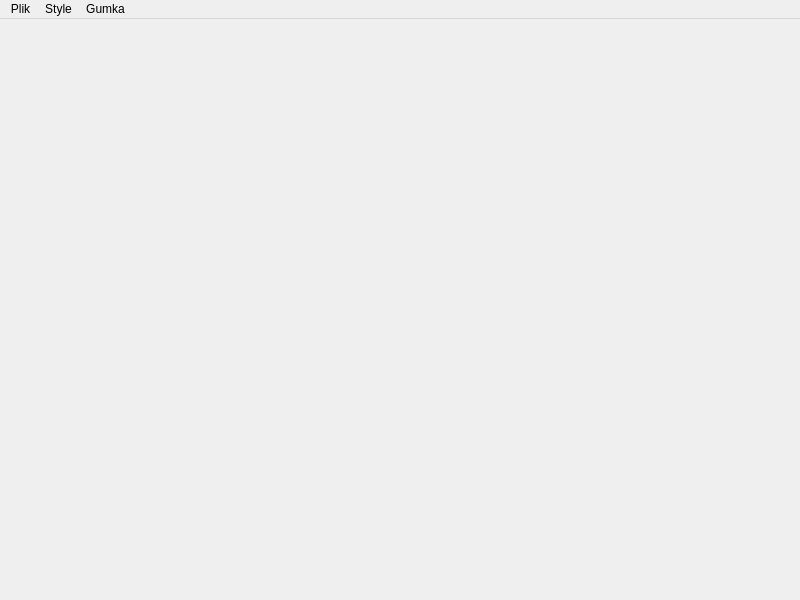
<?xml version="1.0" encoding="UTF-8"?>
<ui version="4.0">
 <class>rysuj2</class>
 <widget class="QMainWindow" name="rysuj2">
  <property name="geometry">
   <rect>
    <x>0</x>
    <y>0</y>
    <width>800</width>
    <height>600</height>
   </rect>
  </property>
  <property name="windowTitle">
   <string>MainWindow</string>
  </property>
  <property name="styleSheet">
   <string notr="true"/>
  </property>
  <widget class="QWidget" name="centralwidget"/>
  <widget class="QMenuBar" name="menubar">
   <property name="geometry">
    <rect>
     <x>0</x>
     <y>0</y>
     <width>800</width>
     <height>21</height>
    </rect>
   </property>
   <widget class="QMenu" name="menuStyle">
    <property name="title">
     <string>Style</string>
    </property>
    <addaction name="actionRozmiar"/>
    <addaction name="actionColor"/>
   </widget>
   <widget class="QMenu" name="menuArchiwum">
    <property name="title">
     <string>Plik</string>
    </property>
    <addaction name="actionzapiszprojekt"/>
    <addaction name="actionOtworz_projekt"/>
    <addaction name="actionZamkniecie"/>
   </widget>
   <widget class="QMenu" name="menuGumka">
    <property name="title">
     <string>Gumka</string>
    </property>
    <addaction name="actionRozmiar_2"/>
   </widget>
   <addaction name="menuArchiwum"/>
   <addaction name="menuStyle"/>
   <addaction name="menuGumka"/>
  </widget>
  <action name="actionColor">
   <property name="text">
    <string>Kolor</string>
   </property>
  </action>
  <action name="actionRozmiar">
   <property name="text">
    <string>Rozmiar</string>
   </property>
  </action>
  <action name="actionZamkniecie">
   <property name="text">
    <string>Zamkniecie projektu</string>
   </property>
  </action>
  <action name="actionzapiszprojekt">
   <property name="text">
    <string>zapisz projekt</string>
   </property>
  </action>
  <action name="actionRozmiar_2">
   <property name="text">
    <string>Rozmiar</string>
   </property>
  </action>
  <action name="actionOtworz_projekt">
   <property name="text">
    <string>Otworz projekt</string>
   </property>
  </action>
 </widget>
 <resources/>
 <connections/>
</ui>
